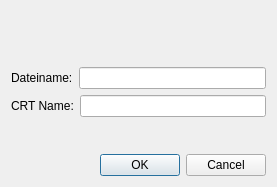
<?xml version="1.0" encoding="UTF-8"?>
<ui version="4.0">
 <class>CRTNewEasyflashWindow</class>
 <widget class="QDialog" name="CRTNewEasyflashWindow">
  <property name="geometry">
   <rect>
    <x>0</x>
    <y>0</y>
    <width>277</width>
    <height>187</height>
   </rect>
  </property>
  <property name="windowTitle">
   <string>Neues EasyFlash Image</string>
  </property>
  <layout class="QVBoxLayout" name="verticalLayout">
   <item>
    <widget class="QWidget" name="widget" native="true">
     <property name="sizePolicy">
      <sizepolicy hsizetype="Fixed" vsizetype="Fixed">
       <horstretch>0</horstretch>
       <verstretch>0</verstretch>
      </sizepolicy>
     </property>
     <property name="minimumSize">
      <size>
       <width>160</width>
       <height>50</height>
      </size>
     </property>
     <property name="styleSheet">
      <string notr="true">border-image: url(:/grafik/easy_flash_logo.png);</string>
     </property>
    </widget>
   </item>
   <item>
    <layout class="QHBoxLayout" name="horizontalLayout">
     <item>
      <widget class="QLabel" name="label">
       <property name="text">
        <string>Dateiname:</string>
       </property>
      </widget>
     </item>
     <item>
      <widget class="QLineEdit" name="Filename"/>
     </item>
    </layout>
   </item>
   <item>
    <layout class="QHBoxLayout" name="horizontalLayout_2">
     <item>
      <widget class="QLabel" name="label_2">
       <property name="text">
        <string>CRT Name:</string>
       </property>
      </widget>
     </item>
     <item>
      <widget class="QLineEdit" name="CRTName"/>
     </item>
    </layout>
   </item>
   <item>
    <spacer name="verticalSpacer">
     <property name="orientation">
      <enum>Qt::Vertical</enum>
     </property>
     <property name="sizeHint" stdset="0">
      <size>
       <width>20</width>
       <height>40</height>
      </size>
     </property>
    </spacer>
   </item>
   <item>
    <widget class="QDialogButtonBox" name="buttonBox">
     <property name="orientation">
      <enum>Qt::Horizontal</enum>
     </property>
     <property name="standardButtons">
      <set>QDialogButtonBox::Cancel|QDialogButtonBox::Ok</set>
     </property>
    </widget>
   </item>
  </layout>
 </widget>
 <resources/>
 <connections>
  <connection>
   <sender>buttonBox</sender>
   <signal>accepted()</signal>
   <receiver>CRTNewEasyflashWindow</receiver>
   <slot>accept()</slot>
   <hints>
    <hint type="sourcelabel">
     <x>248</x>
     <y>254</y>
    </hint>
    <hint type="destinationlabel">
     <x>157</x>
     <y>274</y>
    </hint>
   </hints>
  </connection>
  <connection>
   <sender>buttonBox</sender>
   <signal>rejected()</signal>
   <receiver>CRTNewEasyflashWindow</receiver>
   <slot>reject()</slot>
   <hints>
    <hint type="sourcelabel">
     <x>316</x>
     <y>260</y>
    </hint>
    <hint type="destinationlabel">
     <x>286</x>
     <y>274</y>
    </hint>
   </hints>
  </connection>
 </connections>
</ui>
